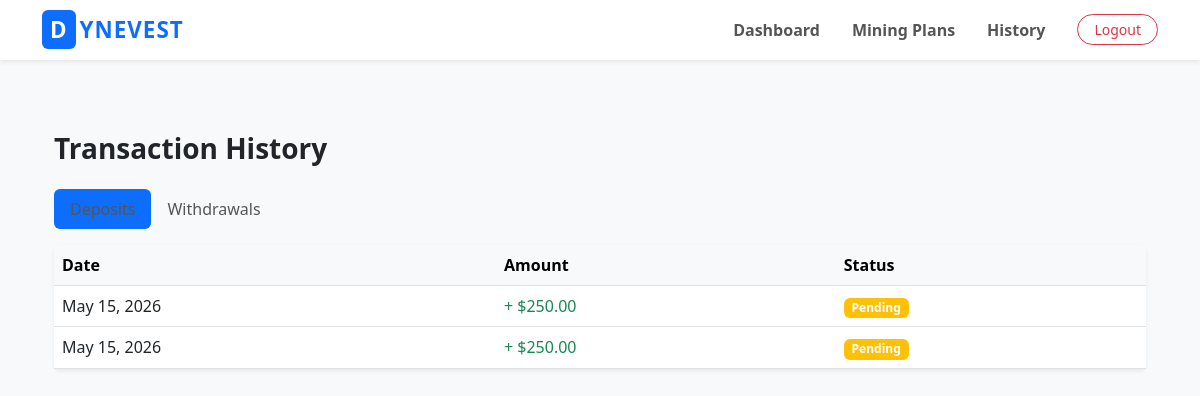
Before: /transactions/ (signed in) with the older database file.
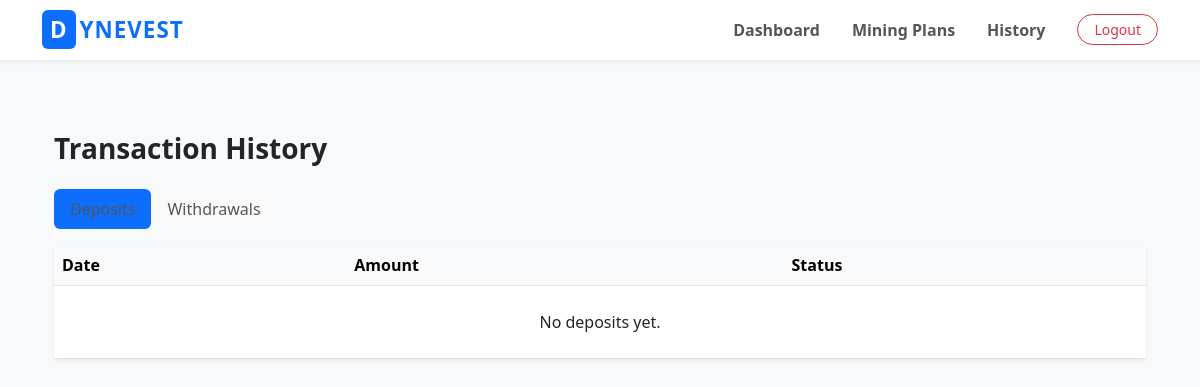
After: the same page with the newer database file.
### core/models.py (models this page shows, shortened)
class Deposit(models.Model):
    STATUS_CHOICES = [('Pending', 'Pending'), ('Approved', 'Approved'), ('Declined', 'Declined')]
    user = models.ForeignKey(User, on_delete=models.CASCADE)
    amount = models.DecimalField(max_digits=12, decimal_places=2)
    proof = models.ImageField(upload_to='deposit_proofs/')
    status = models.CharField(max_length=10, choices=STATUS_CHOICES, default='Pending')
    created_at = models.DateTimeField(auto_now_add=True)

### core/views.py (the view)
# urls.py: path('transactions/', views.transactions_view, name='transactions'),
@login_required
def transactions_view(request):
    deposits = Deposit.objects.filter(user=request.user).order_by('-created_at')
    withdrawals = Withdrawal.objects.filter(user=request.user).order_by('-created_at')
    return render(request, 'core/transactions.html', {
        'deposits': deposits,
        'withdrawals': withdrawals,
    })

### core/templates/core/transactions.html (shortened to what this page needs)
{% extends 'core/base.html' %}
{% block content %}
<div class="container py-5">
    <h3 class="fw-bold mb-4">Transaction History</h3>
    <ul class="nav nav-pills mb-3" id="pills-tab" role="tablist">
        <li class="nav-item" role="presentation">
            <button class="nav-link active" id="pills-deposit-tab" data-bs-toggle="pill" data-bs-target="#pills-deposit"
                type="button">Deposits</button>
        </li>
        <li class="nav-item" role="presentation">
            <button class="nav-link" id="pills-withdraw-tab" data-bs-toggle="pill" data-bs-target="#pills-withdraw"
                type="button">Withdrawals</button>
        </li>
    </ul>
    <div class="tab-content" id="pills-tabContent">
        <div class="tab-pane fade show active" id="pills-deposit" role="tabpanel">
            <div class="card border-0 shadow-sm">
                <div class="table-responsive">
                    <table class="table mb-0">
                        <thead class="table-light">
                            <tr>
                                <th>Date</th>
                                <th>Amount</th>
                                <th>Status</th>
                            </tr>
                        </thead>
                        <tbody>
                            {% for d in deposits %}
                            <tr>
                                <td>{{ d.created_at|date:"M d, Y" }}</td>
                                <td class="text-success">+ ${{ d.amount }}</td>
                                <td>
                                    {% if d.is_approved %}
                                    <span class="badge bg-success">Approved</span>
                                    {% else %}
                                    <span class="badge bg-warning">Pending</span>
                                    {% endif %}
                                </td>
                            </tr>
                            {% empty %}
                            <tr>
                                <td colspan="3" class="text-center py-4">No deposits yet.</td>
                            </tr>
                            {% endfor %}
                        </tbody>
                    </table>
                </div>
            </div>
        </div>
    </div>
</div>
{% endblock %}

Changed rows visible on the page:
removed Deposit: created_at "May 15, 2026", amount "250.00"
removed Deposit: created_at "May 15, 2026", amount "250.00"
Other visible differences:
text now shown: "No deposits yet."
